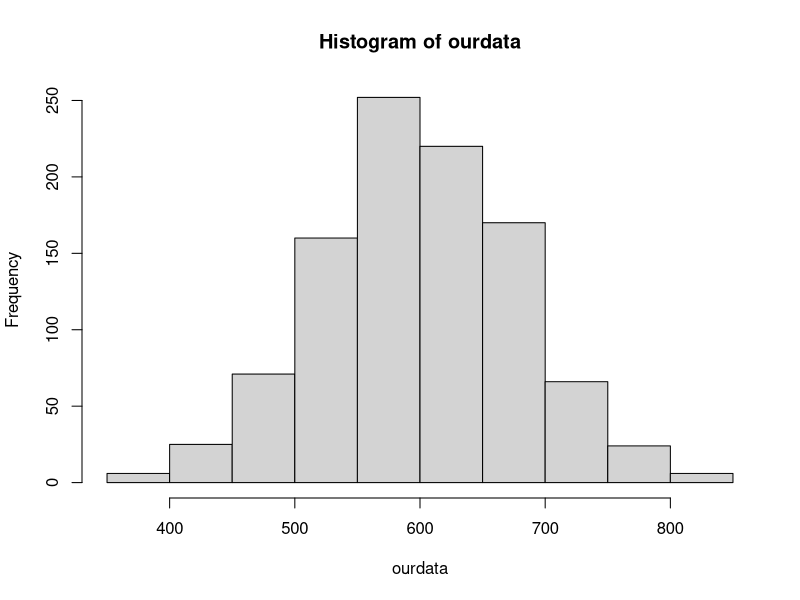
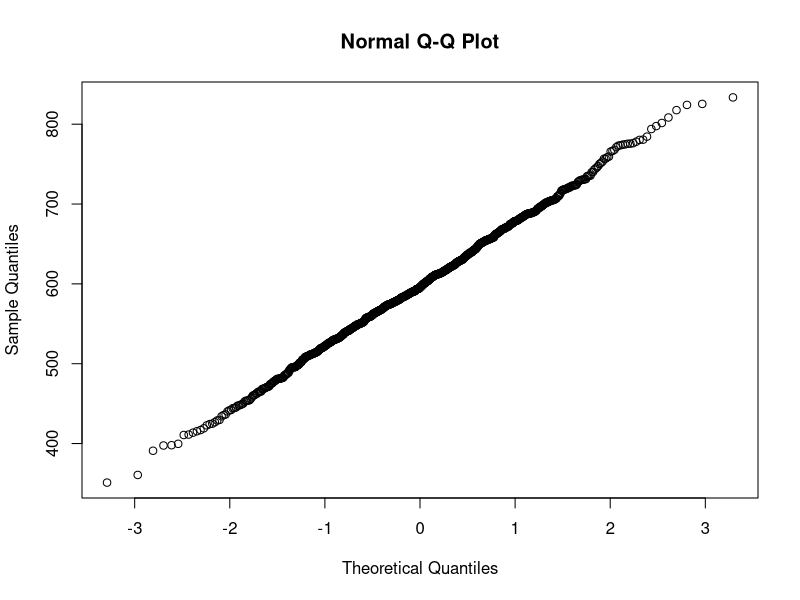
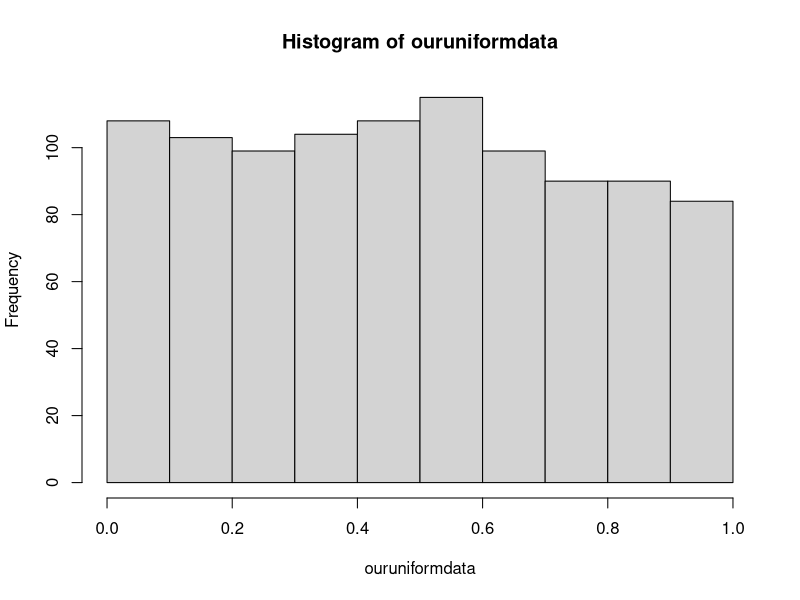
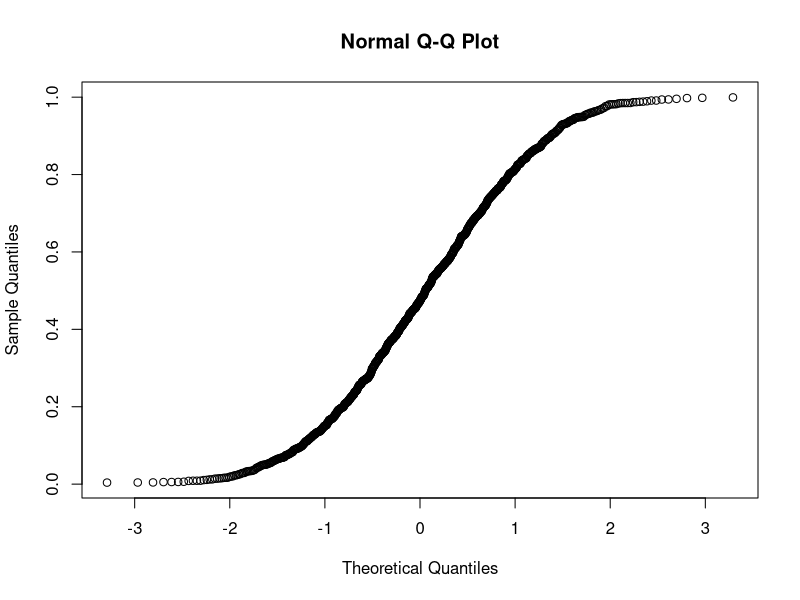
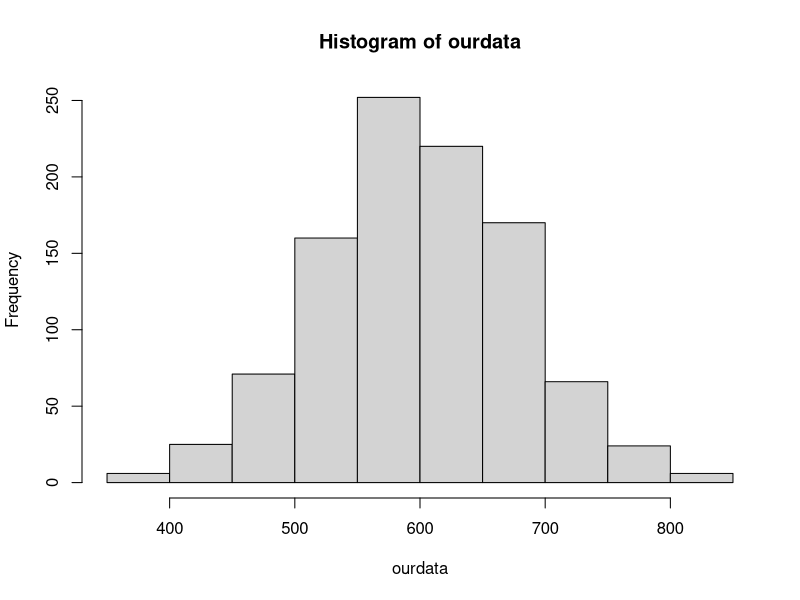
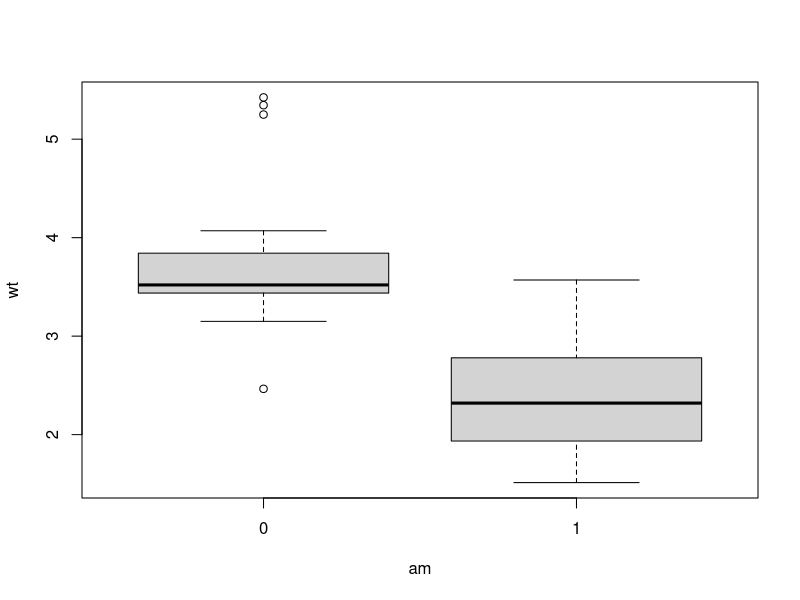

The R script that drew these images, in order: (Note: this script raises an error after producing the figures.)
###Tests for normal distribution 

#let's get the dataset. We are getting a normal vector  
set.seed(0194) 
ourdata = rnorm(1000, mean=600, sd=80) 

hist(ourdata) 

qqnorm(ourdata) 

#Let's try a uniform data vector 

set.seed(0194) 

ouruniformdata = runif(1000) 
hist(ouruniformdata) 

qqnorm(ouruniformdata) 

# H0 of the two tests = normality of the dataset 
# Shapiro Wilk Test 

? shapiro.test 

shapiro.test(ourdata) 

shapiro.test(ouruniformdata) # dataset max 5K observations 

# you can also extract a column from a dataset 

shapiro.test(iris$Sepal.Length) 


# Anderson Darling Test 
install.packages("nortest")
library(nortest) # get the nortest library 
?ad.test 
ad.test(ourdata) 

ad.test(ouruniformdata) 
###Exercises: Test for normality 

#- Dataset = diamonds, library = ggplot2 
#- Get familiar with the diamonds dataset. What does the column depth tell us? 
#- Perform at least 2 graphical tests for normality 
#- Get familiar with the package nortest and perform at least 3 different tests for normality.
# - hint: for Shapiro Wilk test, use sample() to sample a subset of data for testing 

####1 sample T test (for population means) 
#- normally distributed data, 1 variable 

? t.test 
hist(ourdata) 

#- we need to specify, x, mu, alternative and if needed the confidence level 
#- here we are stating H0: mean is 300 or higher (mu1>=mu0)
t.test(x=ourdata, mu=300, alternative="less", conf.level=0.95) 

#- H0: mean is 300 or smaller (mu1<=mu0)
t.test(x=ourdata, mu=300, alternative="greater", conf.level=0.95) 

#- 2 sided test - default 
#- here we are stating H0: mean is equal to 300 (mu1=mu0)
t.test(x=ourdata, mu=300, alternative="two.sided", conf.level=0.95) 

##2 sample independent t test (Welch Test) 

#- parametric, 2 sample or population means can be compared  
# compare numeric outcome variable Y vs categorical explanatory variable X (2 levels - e.g. yes vs no) 

head(mtcars) 
#- am is our 2 level categorical variable (although it is factorized) 

attach(mtcars) 

#- visual orientation 
boxplot(data=mtcars, wt~am) 

#- H0: mean wt am1 = mean wt am0 - two sided - independent : paired=F 

t.test(mtcars$wt~mtcars$am, alt="two.sided", conf=0.95,  
       mu=0, paired=F, var.equal=F) 
#- most of this arguments are not mandatory 
t.test(mtcars$wt~mtcars$am) 

#- an alternative way to write it without the tilde 
t.test(mtcars$wt[mtcars$am==0], mtcars$wt[mtcars$am==1]) 

#- how to find out if to assume equal variance: 
#- you can check the boxplot, do the levene Test or check that variance 
var(mtcars$wt[mtcars$am==0]); var(mtcars$wt[mtcars$am==1]) 
#- in this case the var is not equal 

#- Paired T Test for means of 2 dependent or paired populations (same length) 
#- the same command can be used but: paired=T 
# Weight of the mice before treatment
before <-c(200.1, 190.9, 192.7, 213, 241.4, 196.9, 172.2, 185.5, 205.2, 193.7)
# Weight of the mice after treatment
after <-c(392.9, 393.2, 345.1, 393, 434, 427.9, 422, 383.9, 392.3, 352.2)
# Create a data frame
Mydata_forPairedTest <- data.frame( 
  group = rep(c("before", "after"), each = 10),
  weight = c(before,  after)
); Mydata_forPairedTest
t.test(Mydata_forPairedTest$weight~Mydata_forPairedTest$group,paired=T) 
###Exercises: T Test 
#-library = ISwR
#- Do the values of the react data set (notice that this is a single vector, not a data frame) 
#look reasonably normally distributed? Does the mean differ signi???cantly from zero according 
#to a t test?
#-In the data set vitcap, use a t test to compare the vital capacity for the two groups. 
#Calculate a 99% con???dence interval for the difference. The result of this comparison may be misleading. Why?
#- Perform graphical checks of the assumptions for a paired t test in the intake data set.
intake
attach(intake)
t.test(pre,post,paired = T)
#- dataset = ships, library = MASS 
#- get familiar with the dataset ships 
#- we are interested in the relationship of period and incidents
#- use an appropriate graphical tool to show that relationship 
#- use a T test to compare the incidents in the 2 periods (code it in 2 different ways) 
#- are there significant differences in period?


###ANOVA 
#- for normally distributed and independent data sets - we can use it to 
#compare the means of different groups 

head(iris) 
attach(iris) 

#- let's check if our grouping variable is a factor 
is.factor(Species) 

#- let's check the levels of it 
levels(Species) 

#- for a first visual impression 
boxplot(Sepal.Length~Species) 

#- let's get the means for all groups 
by(Sepal.Length, Species, mean)   #mean sepal length for each species
?aov
#- the command for ANOVA is aov 
myANOVA <- aov(Sepal.Length~Species, data=iris) 
myANOVA 

summary(myANOVA) 

#- Tukey test for pairwise comparison and same group size 
TukeyHSD(myANOVA) 

#- to plot the 95% CI level 
plot(TukeyHSD(myANOVA)) # as we can see all groups differ (> 0) 

###Levene Test 

#- used to compare the variances of different groups (homoscedasticity) - similar application as aov 
library(car) 
leveneTest(Sepal.Length, Species, data=iris, center="mean") 
#- in this case since there is a significant p value we can assume var is unequal 

###Exericse ANOVA 
?rnorm
set.seed(0194) 
myobject = data.frame(group=rep(c("a","b","c"),10), 
                      numeric=c(rnorm(5,5),6:15, rep(c(1,20,98),5))) 

myobject
#- Create the object myobject as stated above. There are 3 groups in it and every group has 
#- 10 observations in the column numeric 
#- get 3 different visual impressions of this data 
#- perform an ANOVA and do tests for multiple comparison! 
